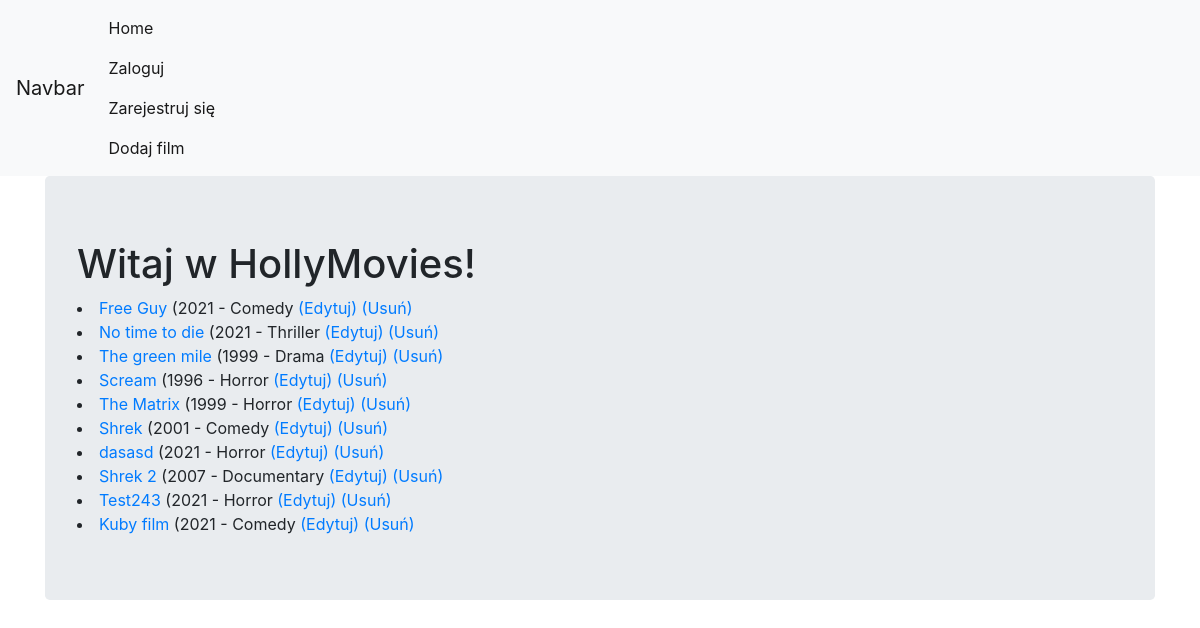
The page / on the database its author committed.
### viewer/models.py (models this page shows, shortened)
class Movie(Model):
    title = CharField(max_length=128)
    genre = ForeignKey(Genre, on_delete=DO_NOTHING)  # kiedy usuwamy film zostawiamy gatunek
    rating = IntegerField()
    released = DateField()
    description = TextField()
    created = DateTimeField(auto_now_add=True)  # zawsze bieżący czas

class Genre(Model):
    name = CharField(max_length=128)

### viewer/views.py (the view)
# urls.py: path('', MoviesView.as_view(), name='index'),
class MoviesView(ListView):
    template_name = 'movies.html'
    model = Movie

### viewer/templates/movies.html (shortened to what this page needs)
{% extends "base.html" %}
{% block content %}
    <h1>Witaj w HollyMovies!</h1>
    {% for movie in object_list %}
        <li>
            <a href="{% url 'movie_detail' movie.id %}">{{movie.title}}</a>
            ({{ movie.released.year }} - {{ movie.genre.name }}
            <a href="{% url 'movie_update' movie.id %}">(Edytuj)</a>
            <a href="{% url 'movie_delete' movie.id %}">(Usuń)</a>
        </li>
    {% endfor %}
{% endblock %}

### viewer/templates/base.html (shortened to what this page needs)
{% load static %}
<!DOCTYPE html>
<html {% if LANGUAGE_CODE %} lang="{{ LANGUAGE_CODE }}" {% endif %} >
<head>
    <link rel="stylesheet" href="https://cdn.jsdelivr.net/npm/bootstrap@4.6.0/dist/css/bootstrap.min.css">
</head>
<body>
    <nav class="navbar navbar-expand-lg navbar-light bg-light">
        <a class="navbar-brand" href="{% url 'index' %}">Navbar</a>
        <div class="collapse navbar-collapse" id="navbarSupportedContent">
            <ul class="navbar-nav mr-auto">
                <li class="nav-item active">
                    <a class="nav-link" href="#">Home <span class="sr-only">(current)</span></a>
                    {% if user.is_authenticated %}
                        <a class="nav-link" href="{% url 'logout' %}">Wyloguj</a>
                        <a class="nav-link" href="{% url 'password_change' %}">Zmień hasło</a>
                    {% else %}
                        <a class="nav-link" href="{% url 'login' %}">Zaloguj</a>
                        <a class="nav-link" href="{% url 'sign_up' %}">
                            Zarejestruj się
                        </a>
                    {% endif %}
                    <a class="nav-link" href="{% url 'movie_create' %}">Dodaj film</a>
                </li>
            </ul>
        </div>
    </nav>
    <div class="container">
        <div class="jumbotron">
            {% block content %}
            {% endblock %}
        </div>
    </div>
</body>
</html>

### rows shown on the page
Movie: title "Free Guy", released.year "2021", genre.name "Comedy"
Movie: title "No time to die", released.year "2021", genre.name "Thriller"
Movie: title "The green mile", released.year "1999", genre.name "Drama"
Movie: title "Scream", released.year "1996", genre.name "Horror"
Movie: title "The Matrix", released.year "1999", genre.name "Horror"
Movie: title "Shrek", released.year "2001", genre.name "Comedy"
Movie: title "dasasd", released.year "2021", genre.name "Horror"
Movie: title "Shrek 2", released.year "2007", genre.name "Documentary"
Movie: title "Test243", released.year "2021", genre.name "Horror"
Movie: title "Kuby film", released.year "2021", genre.name "Comedy"
